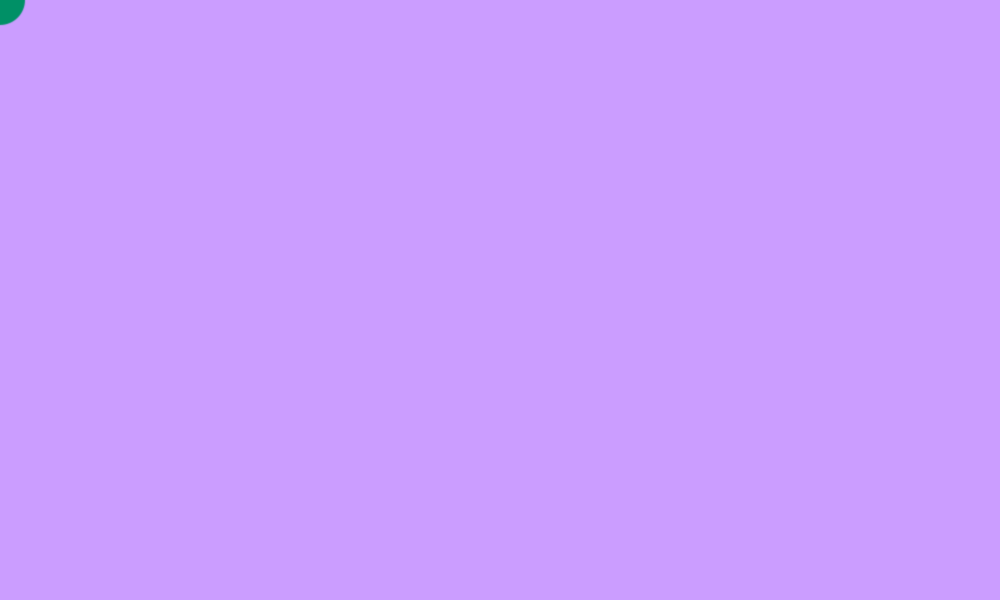
Frame 1 (no input)
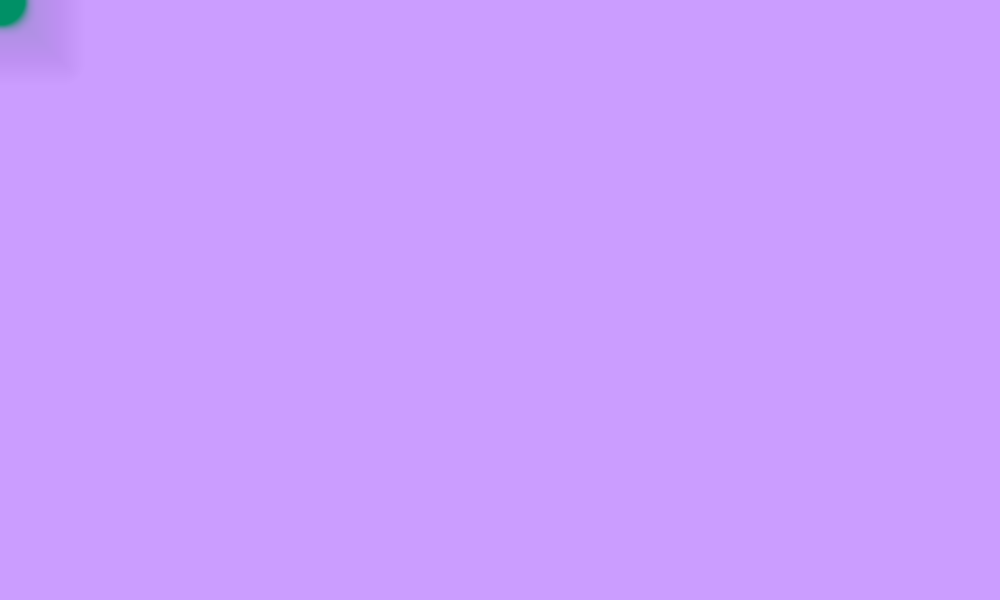
Frame 60 (the mouse pressed at the canvas centre just before this capture)
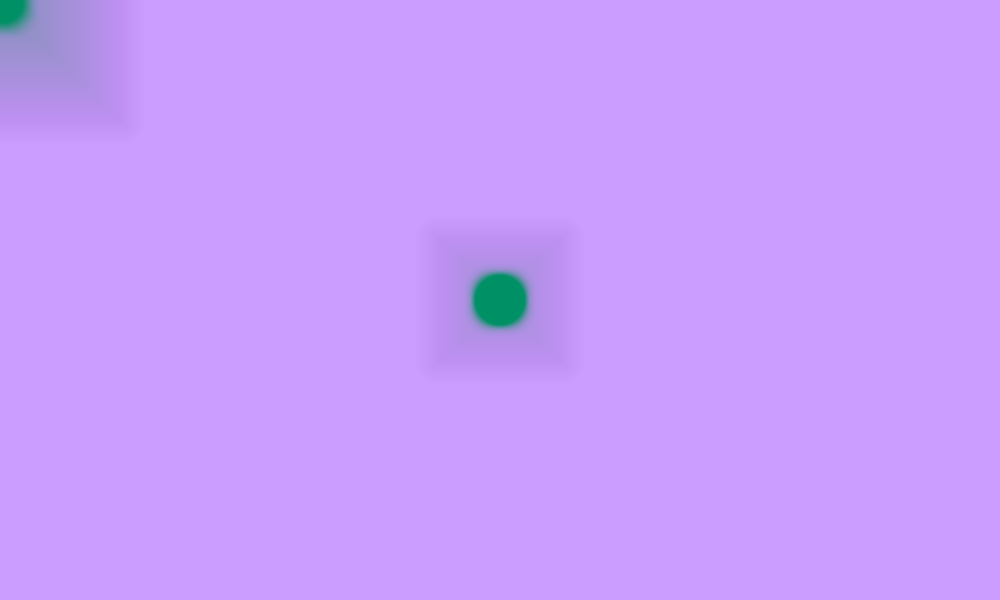
Frame 120 (the mouse held since frame 60 and released just before this capture)

The Processing sketch that drew these frames (run headless with seeded random() and noise(); from frame 60 on, the mouse is pressed at the canvas centre):

// Processing sketch: circle_fade
// ── circle_fade.pde
void setup() {
  size(1000, 600);
  background(203,157,255);

}

void draw() {
  noStroke();
  fill(0,144,102);
  ellipse(mouseX, mouseY, 50, 50);
  filter(BLUR, 0.58);
}
